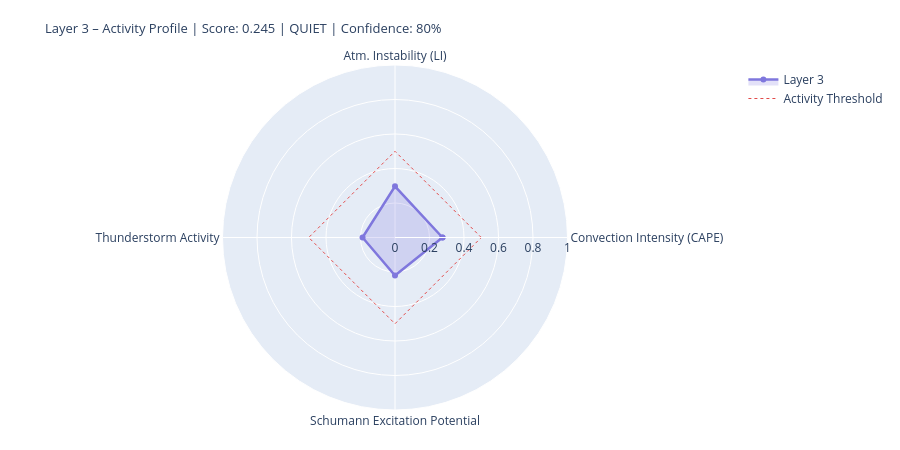

Source (notebook cell):
### Markdown cell above
---
## 4. State Assessment & Handoff to Layer 4/5

### Code cell
# ============================================================
# LAYER-3-SCORE
# Five dynamic components
# ============================================================

def norm(v, lo, hi):
    if v is None or (isinstance(v, float) and math.isnan(v)): return None
    return round(max(0.0, min(1.0, (v - lo) / (hi - lo))), 4)

# --- 1) Convection intensity (global CAPE mean) ---
cape_mean = df_atm['cape'].dropna().mean() if not df_atm.empty else None
conv_score = norm(cape_mean, 0, 3000)
conv_src   = 'primary' if cape_mean is not None else 'missing'

# --- 2) Atmospheric instability (LI mean) ---
li_mean   = df_atm['li'].dropna().mean() if not df_atm.empty else None
# Negative LI = unstable → higher score
instab_score = norm(-li_mean if li_mean is not None else None, -6, 6)
instab_src   = 'primary' if li_mean is not None else 'missing'

# --- 3) Thunderstorm activity (mean thunder score + WMO count) ---
thunder_mean = df_atm['thunder_score'].mean() if not df_atm.empty else None
n_thunder    = int(df_atm['thunderstorm'].sum()) if not df_atm.empty else 0
thunder_score_val = norm(
    (thunder_mean or 0) * 0.7 + n_thunder * 0.1, 0, 1.0
) if thunder_mean is not None else None
thunder_src = 'primary'

# --- 4) Schumann excitation potential (weighted Schumann contribution) ---
schumann_pot = df_atm['schumann_contribution'].mean() if not df_atm.empty else None
# Boosted by Layer-2 thunderstorm trigger
if schumann_pot is not None and l2_thunder:
    schumann_pot = min(1.0, schumann_pot * 1.2)
schumann_score = norm(schumann_pot, 0, 1.0) if schumann_pot is not None else None
schumann_src   = 'derived'

# --- 5) Storm activity (NASA EONET) ---
# Distinction: None = data not loaded, 0.0 = loaded but no events
storm_score = None
storm_src   = 'missing'
if raw.get('storms') is not None:          # API reached successfully
    storm_score = norm(len(storm_events), 0, 30) if storm_events else 0.0
    storm_src   = 'primary'

# X-Ray and Kp: context only, not in dynamic score
# (X-Ray = Layer-0/4 driver; Kp = geomagnetic index, not a lightning proxy)
xray_context = None
if raw.get('xray'):
    df_xc = pd.DataFrame(raw['xray'])
    fc = next((c for c in df_xc.columns
               if any(k in c.lower() for k in ['flux','long']) and 'time' not in c.lower()),
              df_xc.columns[1])
    df_xc[fc] = pd.to_numeric(df_xc[fc], errors='coerce')
    xray_last = df_xc[fc].dropna().iloc[-1] if not df_xc[fc].dropna().empty else None
    if xray_last:
        xray_class = ('X' if xray_last>=1e-4 else 'M' if xray_last>=1e-5
                      else 'C' if xray_last>=1e-6 else 'B')
        xray_context = {'flux': float(xray_last), 'class': xray_class}
        print(f'X-Ray context: {xray_class}-class ({xray_last:.2e} W/m²)')

# --- Aggregate ---
COMPONENTS = {
    'Convection Intensity (CAPE)':  {'score': conv_score,       'source': conv_src,    'dynamic': True},
    'Atm. Instability (LI)':         {'score': instab_score,     'source': instab_src,  'dynamic': True},
    'Thunderstorm Activity':              {'score': thunder_score_val, 'source': thunder_src, 'dynamic': True},
    'Schumann Excitation Potential':   {'score': schumann_score,   'source': schumann_src,'dynamic': True},
    'Active Storm Events (EONET)': {'score': storm_score,      'source': storm_src,   'dynamic': True},
}

available   = {k: v['score'] for k, v in COMPONENTS.items() if v['score'] is not None}
unavailable = [k for k, v in COMPONENTS.items() if v['score'] is None]
layer3_score = round(sum(available.values()) / len(available), 4) if available else None
confidence   = round(len(available) / len(COMPONENTS), 2)
level = ('unknown' if layer3_score is None
         else 'quiet'   if layer3_score < 0.3
         else 'moderate' if layer3_score < 0.6
         else 'active')
dominant_l3 = max(available, key=available.get) if available else 'none'

# --- Ausgabe ---
W = 68
print('=' * W)
print('LAYER 3 – ATMOSPHERE / WEATHER / THUNDERSTORMS – STATE ASSESSMENT')
print('=' * W)
for name, comp in COMPONENTS.items():
    s = comp['score']
    if s is not None:
        bar = '█' * int(s * 20) + '░' * (20 - int(s * 20))
        print(f'  {name:<36} {bar}  {s:.3f}  [{comp["source"]}]')
    else:
        print(f'  {name:<36} {"─" * 20}  n/a   [missing]')
print('-' * W)
print(f'  Score:        {layer3_score:.3f}  ({len(available)}/{len(COMPONENTS)} components)')
print(f'  Confidence:   {confidence:.0%}')
print(f'  Level:        {level.upper()}')
print(f'  Dominant:     {dominant_l3}')
print(f'  CAPE mean:    {cape_mean:.0f} J/kg' if cape_mean else '  CAPE mean:    n/a')
print(f'  LI mean:      {li_mean:.1f} K' if li_mean is not None else '  LI mean:      n/a')
print(f'  Thunderstorms:{n_thunder} points (WMO)  +  {len(storm_events)} NASA EONET')
print('=' * W)

# Radar
cats   = list(available.keys())
vals_r = list(available.values())
if len(cats) >= 3:
    fig = go.Figure()
    fig.add_trace(go.Scatterpolar(
        r=vals_r + [vals_r[0]], theta=cats + [cats[0]],
        fill='toself', fillcolor='rgba(127,119,221,0.22)',
        line=dict(color='#7F77DD', width=2.5), name='Layer 3'
    ))
    fig.add_trace(go.Scatterpolar(
        r=[0.5] * (len(cats)+1), theta=cats + [cats[0]],
        line=dict(color='#E24B4A', dash='dot', width=1),
        mode='lines', name='Activity Threshold'
    ))
    fig.update_layout(
        title=dict(
            text=f'Layer 3 – Activity Profile | Score: {layer3_score:.3f} | {level.upper()} | Confidence: {confidence:.0%}',
            font=dict(size=13)
        ),
        polar=dict(radialaxis=dict(visible=True, range=[0, 1])),
        height=450, showlegend=True,
        margin=dict(l=60, r=60, t=65, b=40)
    )
    fig.show()

### Figure 1 — Plotly figure (JSON) as saved in the notebook; plotly's stock layout.template omitted (floating-point values rounded to 4 significant figures)
{"data": [{"fill": "toself", "fillcolor": "rgba(127,119,221,0.22)", "line": {"color": "#7F77DD", "width": 2.5}, "name": "Layer 3", "r": [0.2753, 0.2967, 0.1882, 0.22, 0.2753], "theta": ["Convection Intensity (CAPE)", "Atm. Instability (LI)", "Thunderstorm Activity", "Schumann Excitation Potential", "Convection Intensity (CAPE)"], "type": "scatterpolar"}, {"line": {"color": "#E24B4A", "dash": "dot", "width": 1}, "mode": "lines", "name": "Activity Threshold", "r": [0.5, 0.5, 0.5, 0.5, 0.5], "theta": ["Convection Intensity (CAPE)", "Atm. Instability (LI)", "Thunderstorm Activity", "Schumann Excitation Potential", "Convection Intensity (CAPE)"], "type": "scatterpolar"}], "layout": {"height": 450, "margin": {"b": 40, "l": 60, "r": 60, "t": 65}, "polar": {"radialaxis": {"range": [0, 1], "visible": true}}, "showlegend": true, "title": {"font": {"size": 13}, "text": "Layer 3 – Activity Profile | Score: 0.245 | QUIET | Confidence: 80%"}}}
